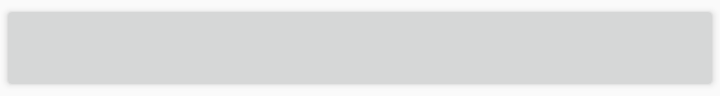
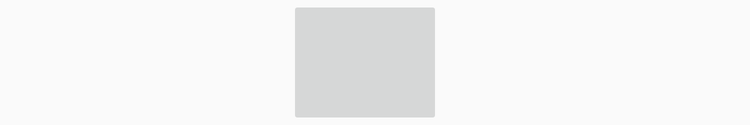

The same Android screen from two of the app's own layout files: first res/layout/ as a phone draws it, then the repository's variant for another configuration, drawn on a device whose configuration selects that folder. Both files follow.
<!-- AndroidManifest.xml: application theme AppTheme -->
<!-- res/layout/trailer_movie_adapter.xml -->
<?xml version="1.0" encoding="utf-8"?>
<LinearLayout xmlns:android="http://schemas.android.com/apk/res/android"
              android:orientation="horizontal"
              android:layout_width="match_parent"
              android:layout_height="wrap_content">

        <ImageView
            android:layout_width="wrap_content"
            android:layout_height="wrap_content"
            android:layout_gravity="center_vertical"
            android:src="@drawable/ic_play_circle_outline_white_24dp"/>

        <Button
            android:layout_width="match_parent"
            android:layout_height="wrap_content"
            android:id="@+id/button_Trailer"/>

</LinearLayout>
<!-- resources referenced by this layout -->
<resources>
  <style name="AppTheme" parent="Theme.AppCompat.Light.NoActionBar">
          
          <item name="colorPrimary">@color/colorPrimary</item>
          <item name="colorPrimaryDark">@color/colorPrimaryDark</item>
          <item name="colorAccent">@color/colorAccent</item>
          <item name="android:textColor">#FFFFFF</item>
      </style>
  <color name="colorPrimary">#3A628D</color>
  <color name="colorPrimaryDark">#303F9F</color>
  <color name="colorAccent">#FF4081</color>
</resources>
<!-- res/layout-sw600dp/trailer_movie_adapter.xml (the repository's variant of the layout above) -->
<!-- drawn on a 7-inch tablet held upright -->
<?xml version="1.0" encoding="utf-8"?>
<RelativeLayout xmlns:android="http://schemas.android.com/apk/res/android"
                android:layout_width="wrap_content"
                android:layout_height="wrap_content"
                android:layout_gravity="center"
                android:layout_marginRight="@dimen/spacing_medium">

    <ImageButton
        android:id="@+id/imageView_trailer"
        android:layout_width="120dp"
        android:layout_height="100dp"/>

    <ImageView
        android:layout_width="50dp"
        android:layout_height="50dp"
        android:layout_marginLeft="35dp"
        android:layout_marginTop="25dp"
        android:src="@drawable/ic_play_circle_outline_white_24dp"
        />

</RelativeLayout>
<!-- resources referenced by the variant -->
<!-- as a 7-inch tablet held upright resolves them -->
<resources>
  <dimen name="spacing_medium">8dp</dimen>
  <style name="AppTheme" parent="Theme.AppCompat.Light.NoActionBar">
          
          <item name="colorPrimary">@color/colorPrimary</item>
          <item name="colorPrimaryDark">@color/colorPrimaryDark</item>
          <item name="colorAccent">@color/colorAccent</item>
          <item name="android:textColor">#FFFFFF</item>
      </style>
  <color name="colorPrimary">#3A628D</color>
  <color name="colorPrimaryDark">#303F9F</color>
  <color name="colorAccent">#FF4081</color>
</resources>
